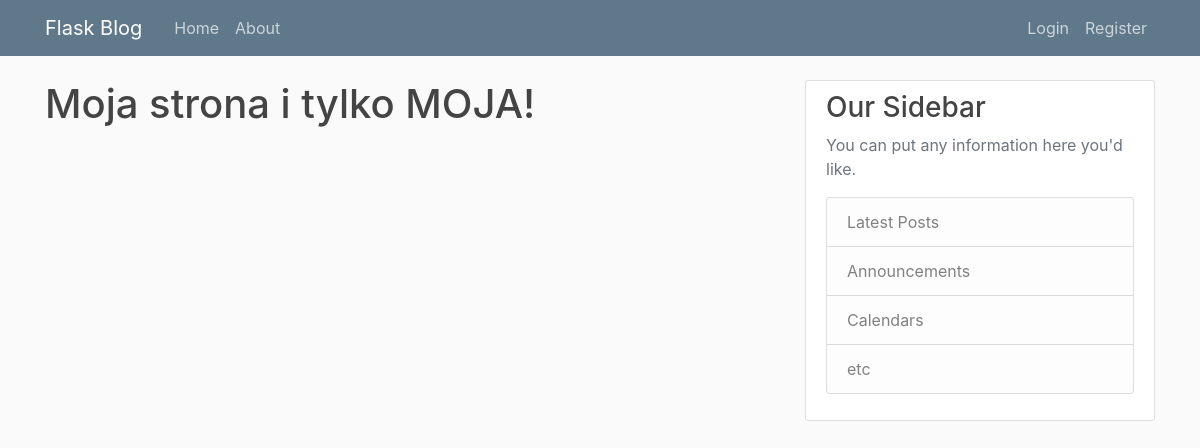
Page /home on the earlier database version.
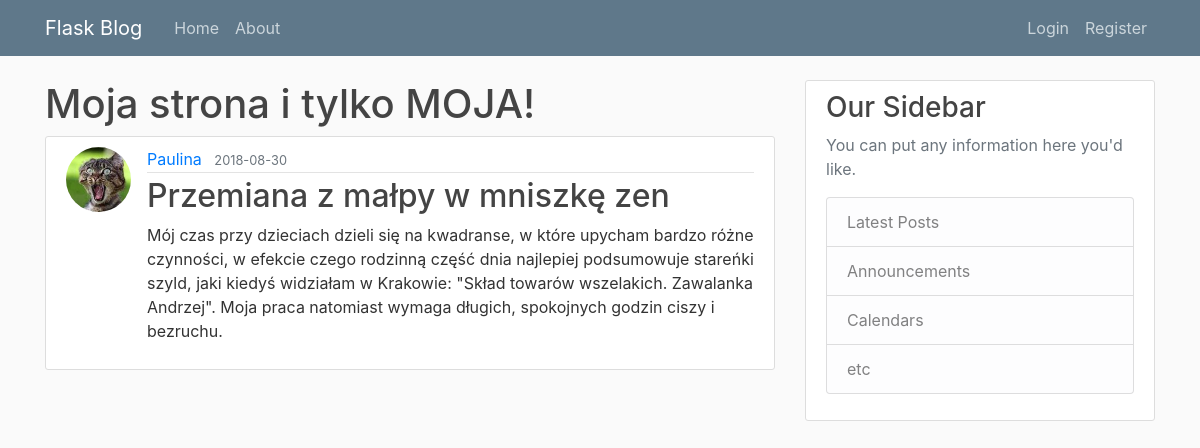
Same page on the later database version.
### popierwsze/models.py (models this page shows, shortened)
class Post(db.Model):
    id = db.Column(db.Integer, primary_key=True)
    title = db.Column(db.String(100), nullable=False)
    date_posted = db.Column(db.DateTime, nullable=False, default=datetime.utcnow)
    content = db.Column(db.Text, nullable=False)
    user_id = db.Column(db.Integer, db.ForeignKey('user.id'), nullable=False) #user.id z małej bo to odniesienie do wiersza tabeli User a nie do całej klasy

class User(db.Model, UserMixin):    #userMixin pozwoli nam dziedziczyć funkcje tej klasy/logowanie
    id = db.Column(db.Integer, primary_key=True)
    username = db.Column(db.String(20), unique=True, nullable=False)
    email = db.Column(db.String(120), unique=True, nullable=False)
    image_file = db.Column(db.String(20), nullable=False, default='default.jpg')
    password = db.Column(db.String(60), nullable=False)
    post = db.relationship('Post', backref='author', lazy=True)  #backref - dodaje kolumnę do modułu Post - nazwaną "author"

### popierwsze/routes.py (the view)
@app.route("/")
@app.route("/home")
def home():
    posts = Post.query.all()        #wyciąganie postów z db
    return render_template("home.html", posts=posts)

### popierwsze/templates/home.html
{% extends "layout.html"%}
{% block content %}
    <h1>Moja strona i tylko MOJA! </h1>
    {% for post in posts %}
        <article class="media content-section">
          <img class="rounded-circle article-img" src="{{ url_for('static', filename='profile_pics/' + post.author.image_file) }}">
          <div class="media-body">
            <div class="article-metadata">
              <a class="mr-2" href="#">{{ post.author.username }}</a>
              <small class="text-muted">{{ post.date_posted.strftime('%Y-%m-%d') }}</small>
            </div>
            <h2><a class="article-title" href="{{ url_for('post', post_id=post.id) }}">{{ post.title }}</a></h2>
            <p class="article-content">{{ post.content }}</p>
          </div>
        </article>
    {% endfor%}
{% endblock content %}

### popierwsze/templates/layout.html (shortened to what this page needs)
<!DOCTYPE html>
<html>
<head>
    <link rel="stylesheet" href="https://maxcdn.bootstrapcdn.com/bootstrap/4.0.0/css/bootstrap.min.css">
    <link rel="stylesheet" type="text/css" href="{{ url_for('static', filename='main.css') }}">
</head>
<body>
    <header class="site-header">
      <nav class="navbar navbar-expand-md navbar-dark bg-steel fixed-top">
        <div class="container">
          <a class="navbar-brand mr-4" href="/">Flask Blog</a>
          <div class="collapse navbar-collapse" id="navbarToggle">
            <div class="navbar-nav mr-auto">
              <a class="nav-item nav-link" href="{{url_for('home')}}">Home</a>
              <a class="nav-item nav-link" href="{{url_for('about')}}">About</a>
            </div>
            <div class="navbar-nav">
                {% if current_user.is_authenticated %}
                    <a class="nav-item nav-link" href="{{url_for('new_post')}}">New Post</a>
                    <a class="nav-item nav-link" href="{{url_for('account')}}">Account</a>
                    <a class="nav-item nav-link" href="{{url_for('logout')}}">Logout</a>
                {% else %}
                    <a class="nav-item nav-link" href="{{url_for('login')}}">Login</a>
                    <a class="nav-item nav-link" href="{{url_for('register')}}">Register</a>
                {% endif %}
            </div>
          </div>
        </div>
      </nav>
    </header>
   <main role="main" class="container">
      <div class="row">
        <div class="col-md-8">
            {% block content %}{% endblock %}
        </div>
        <div class="col-md-4">
          <div class="content-section">
            <h3>Our Sidebar</h3>
            <p class='text-muted'>You can put any information here you'd like.
              <ul class="list-group">
                <li class="list-group-item list-group-item-light">Latest Posts</li>
                <li class="list-group-item list-group-item-light">Announcements</li>
                <li class="list-group-item list-group-item-light">Calendars</li>
                <li class="list-group-item list-group-item-light">etc</li>
              </ul>
            </p>
          </div>
        </div>
      </div>
    </main>
</body>
</html>

### popierwsze/static/main.css (style rules this page uses)
body { background: #fafafa; color: #333333; margin-top: 5rem; }
h1, h2, h3, h4, h5, h6 { color: #444444; }
.bg-steel { background-color: #5f788a; }
.site-header .navbar-nav .nav-link { color: #cbd5db; }
.content-section { background: #ffffff; padding: 10px 20px; border: 1px solid #dddddd; border-radius: 3px; margin-bottom: 20px; }
.article-title { color: #444444; }
.article-content { white-space: pre-line; }
.article-img { height: 65px; width: 65px; margin-right: 16px; }
.article-metadata { padding-bottom: 1px; margin-bottom: 4px; border-bottom: 1px solid #e3e3e3 }

Differences in the rows shown:
added Post: image_file (picture), author.username "Paulina", date_posted "2018-08-30", title "Przemiana z małpy w mniszkę zen", content "Mój czas przy dzieciach dzieli się na kwadranse, w które upycham bardzo różne czynności, w efekcie czego rodzinną część dnia najlepiej podsumowuje stareńki szyld, jaki kiedyś widziałam w Krakowie: \"Skład towarów wszelakich. Zawalanka Andrzej\". Moja praca natomiast wymaga długich, spokojnych godzin ciszy i bezruchu."
